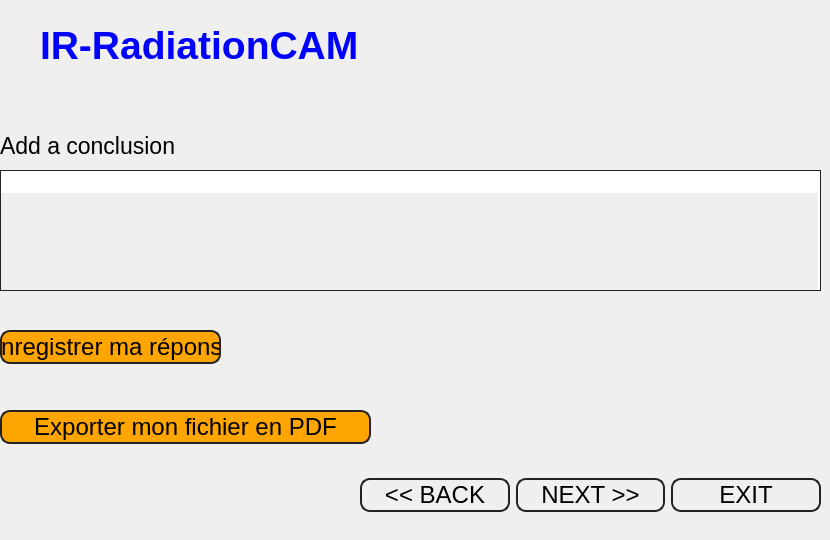
          <widget class="QWidget" name="page_24">
           <widget class="QLabel" name="label_158">
            <property name="geometry">
             <rect>
              <x>40</x>
              <y>0</y>
              <width>651</width>
              <height>91</height>
             </rect>
            </property>
            <property name="font">
             <font>
              <pointsize>29</pointsize>
              <weight>75</weight>
              <bold>true</bold>
             </font>
            </property>
            <property name="styleSheet">
             <string notr="true">background : none ; 

color: rgb(0, 0, 255);</string>
            </property>
            <property name="text">
             <string>IR-RadiationCAM </string>
            </property>
            <property name="alignment">
             <set>Qt::AlignLeading|Qt::AlignLeft|Qt::AlignVCenter</set>
            </property>
           </widget>
           <widget class="QLabel" name="label_159">
            <property name="geometry">
             <rect>
              <x>0</x>
              <y>80</y>
              <width>361</width>
              <height>131</height>
             </rect>
            </property>
            <property name="font">
             <font>
              <pointsize>17</pointsize>
             </font>
            </property>
            <property name="text">
             <string>Add a conclusion</string>
            </property>
            <property name="scaledContents">
             <bool>true</bool>
            </property>
            <property name="wordWrap">
             <bool>true</bool>
            </property>
           </widget>
           <widget class="QFrame" name="frame_54">
            <property name="geometry">
             <rect>
              <x>360</x>
              <y>460</y>
              <width>461</width>
              <height>71</height>
             </rect>
            </property>
            <property name="styleSheet">
             <string notr="true">border : 0px soldi; 
</string>
            </property>
            <property name="frameShape">
             <enum>QFrame::StyledPanel</enum>
            </property>
            <property name="frameShadow">
             <enum>QFrame::Raised</enum>
            </property>
            <layout class="QHBoxLayout" name="horizontalLayout_56">
             <property name="spacing">
              <number>-1</number>
             </property>
             <property name="leftMargin">
              <number>0</number>
             </property>
             <property name="topMargin">
              <number>0</number>
             </property>
             <property name="rightMargin">
              <number>0</number>
             </property>
             <property name="bottomMargin">
              <number>0</number>
             </property>
             <item>
              <widget class="QPushButton" name="back24">
               <property name="font">
                <font>
                 <pointsize>18</pointsize>
                </font>
               </property>
               <property name="styleSheet">
                <string notr="true">QPushButton{
	width : 10px;
	height : 30px;
	border : 2px solid #222;
	border-radius: 10px;
	
}
QPushButton:hover{
	background-color: rgb(97, 97, 97);
	color: rgb(255, 255, 255);
}</string>
               </property>
               <property name="text">
                <string>&lt;&lt; BACK</string>
               </property>
              </widget>
             </item>
             <item>
              <widget class="QPushButton" name="next24">
               <property name="font">
                <font>
                 <pointsize>18</pointsize>
                </font>
               </property>
               <property name="styleSheet">
                <string notr="true">QPushButton{
	width : 10px;
	height : 30px;
	border : 2px solid #222;
	border-radius: 10px;
	
}
QPushButton:hover{
	background-color: rgb(97, 97, 97);
	color: rgb(255, 255, 255);
}</string>
               </property>
               <property name="text">
                <string>NEXT &gt;&gt;</string>
               </property>
              </widget>
             </item>
             <item>
              <widget class="QPushButton" name="exit24">
               <property name="font">
                <font>
                 <pointsize>18</pointsize>
                </font>
               </property>
               <property name="styleSheet">
                <string notr="true">QPushButton{
	width : 10px;
	height : 30px;
	border : 2px solid #222;
	border-radius: 10px;
	
}
QPushButton:hover{
	background-color: rgb(97, 97, 97);
	color: rgb(255, 255, 255);
}</string>
               </property>
               <property name="text">
                <string>EXIT</string>
               </property>
              </widget>
             </item>
            </layout>
           </widget>
           <widget class="QPushButton" name="updateResponsePage24">
            <property name="geometry">
             <rect>
              <x>0</x>
              <y>330</y>
              <width>221</width>
              <height>34</height>
             </rect>
            </property>
            <property name="font">
             <font>
              <pointsize>18</pointsize>
             </font>
            </property>
            <property name="styleSheet">
             <string notr="true">QPushButton{
	width : 10px;
	height : 30px;
	border : 2px solid #222;
	border-radius: 10px;
	background-color:#FFA500 ;

	
}
QPushButton:hover{
	background-color: rgb(97, 97, 97);
	color: rgb(255, 255, 255);
}</string>
            </property>
            <property name="text">
             <string>Enregistrer ma réponse</string>
            </property>
           </widget>
           <widget class="QPlainTextEdit" name="plainTextEditPage24">
            <property name="geometry">
             <rect>
              <x>0</x>
              <y>170</y>
              <width>821</width>
              <height>121</height>
             </rect>
            </property>
            <property name="whatsThis">
             <string/>
            </property>
            <property name="accessibleDescription">
             <string/>
            </property>
            <property name="styleSheet">
             <string notr="true">border : 1px solid #222;</string>
            </property>
            <property name="readOnly">
             <bool>false</bool>
            </property>
            <property name="overwriteMode">
             <bool>false</bool>
            </property>
            <property name="backgroundVisible">
             <bool>true</bool>
            </property>
            <property name="centerOnScroll">
             <bool>true</bool>
            </property>
            <property name="placeholderText">
             <string comment="ok" extracomment="ok"/>
            </property>
           </widget>
           <widget class="QPushButton" name="ExportResponsePage24">
            <property name="geometry">
             <rect>
              <x>0</x>
              <y>410</y>
              <width>371</width>
              <height>34</height>
             </rect>
            </property>
            <property name="font">
             <font>
              <pointsize>18</pointsize>
             </font>
            </property>
            <property name="styleSheet">
             <string notr="true">QPushButton{
	width : 10px;
	height : 30px;
	border : 2px solid #222;
	border-radius: 10px;
	background-color:#FFA500 ;

	
}
QPushButton:hover{
	background-color: rgb(97, 97, 97);
	color: rgb(255, 255, 255);
}</string>
            </property>
            <property name="text">
             <string>Exporter mon fichier en PDF</string>
            </property>
           </widget>
           <widget class="QLabel" name="updateLabelPage24">
            <property name="geometry">
             <rect>
              <x>10</x>
              <y>470</y>
              <width>211</width>
              <height>16</height>
             </rect>
            </property>
            <property name="text">
             <string/>
            </property>
           </widget>
           <widget class="QLabel" name="exportLabel">
            <property name="geometry">
             <rect>
              <x>10</x>
              <y>500</y>
              <width>231</width>
              <height>16</height>
             </rect>
            </property>
            <property name="text">
             <string/>
            </property>
           </widget>
          </widget>
